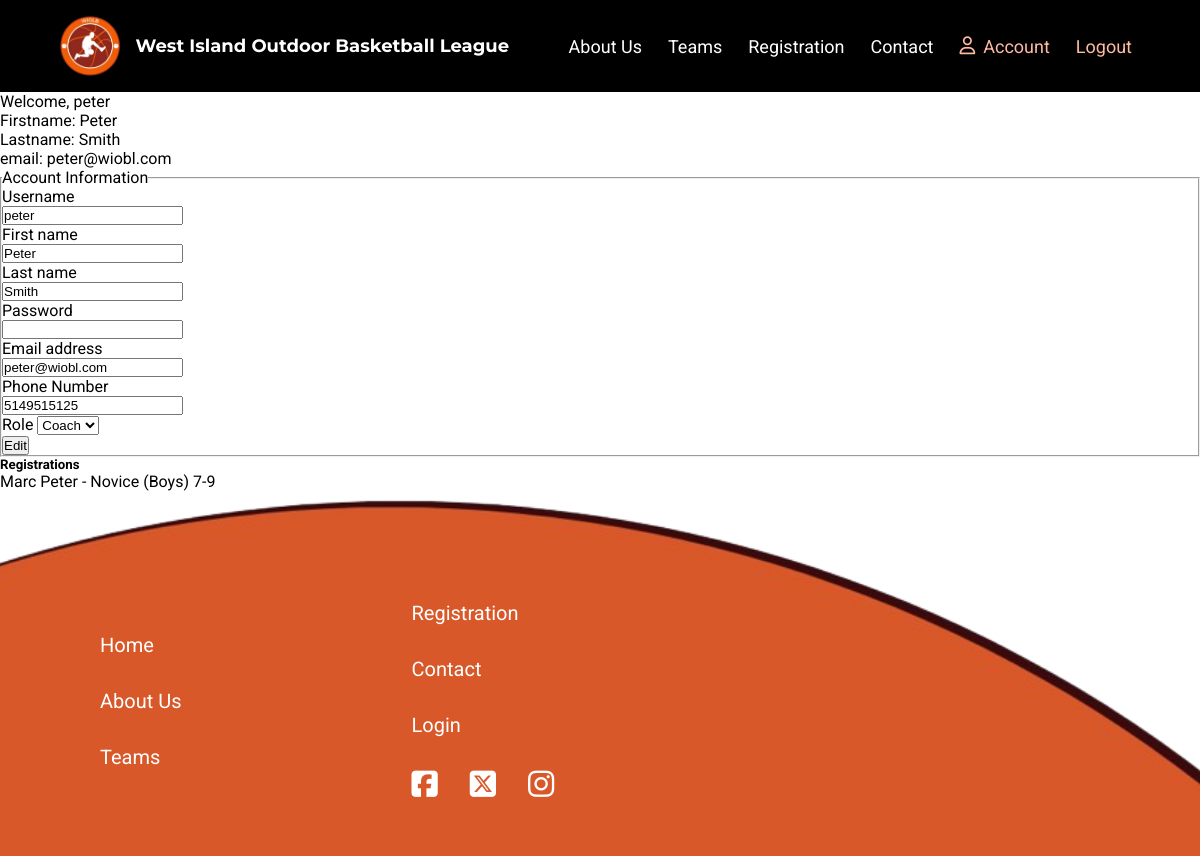
Page /wioblapp/account/4/ (signed in) on the committed database.
### wioblapp/models.py (models this page shows, shortened)
class UserAccount(AbstractUser):
    role = models.ForeignKey(Role, on_delete=models.RESTRICT, related_name="user_accounts", null=True, blank=True)
    bio = models.TextField("Bio", blank=True, null=True)

class Registration(models.Model):
    player = models.ForeignKey(Player, on_delete=models.CASCADE, related_name="registrations")
    reg_type = models.ForeignKey(RegistrationType, on_delete=models.CASCADE, related_name="registrations")
    address = models.CharField("Address", max_length=200)
    email = models.EmailField("Email Adress", max_length=254, blank=True, null=True)
    phone = models.CharField("Phone Number", max_length=15)
    uniform_size = models.CharField("Uniform Size", max_length=3)
    consent = models.BooleanField("Consent", default=False, null=False)
    volunteer = models.BooleanField("Volunteer", default=False)
    phone = models.CharField("Phone Number", max_length=15)
    date_time = models.DateTimeField("Date", auto_now_add=True)
    message = models.TextField("Special Requests", blank=True, null=True)
    def __str__(self):
        return f"{self.player} - {self.reg_type}"

class Player(models.Model):
    related_account = models.ForeignKey(UserAccount, on_delete=models.CASCADE, related_name="players")
    team_name = models.ForeignKey(Team, on_delete=models.RESTRICT, related_name="players", blank=True, null=True)
    name = models.CharField("Name", max_length=50)
    dob = models.DateField("Date Of Birth")
    gender = models.CharField("Gender", max_length=20, blank=True, null=True)
    def __str__(self):
        return self.name

class RegistrationType(models.Model):
    reg_type = models.CharField("Registration Type", max_length=50, primary_key=True)
    description = models.CharField("Description", max_length=300)
    cost = models.IntegerField("Cost")
    def __str__(self):
        return str(self.reg_type)

### wioblapp/views.py (the view, shortened to what this page needs)
# urls.py: path("account/<int:account_id>/", views.member_account, name="member_account"),
@login_required(login_url="login")
def member_account(request, account_id):
    member = get_object_or_404(UserAccount, pk=account_id)
    players = Player.objects.filter(related_account=account_id)
    registrations = Registration.objects.filter(player__in=players)
    password = member.password
    try:
        player = Player.objects.filter(related_account=account_id).first()
    except Player.DoesNotExist:
        pass
    try:
        registration = Registration.objects.get(player=player)
        phone = registration.phone
    except Registration.DoesNotExist:
        phone = ""
    if request.method == "GET":
        account_form = ModifyAccountForm(instance=member, initial={"phone": phone})
    context = {
        "account_form": account_form,
        "member": member,
        "players": players,
        "registrations": registrations,
    }
    return render(request, "member_account.html", context)

### wioblapp/forms.py
class ModifyAccountForm(forms.ModelForm):
    password = forms.CharField(label="Password", max_length=20, widget=forms.PasswordInput, required=False)
    phone = forms.CharField(label="Phone Number", required=False)
    class Meta:
        model = UserAccount
        fields = ["username", "first_name", "last_name", "password", "email", "phone", "role"]

### wioblapp/models.py (called while the page is built)
    def __str__(self):
        return self.name

### wioblapp/templates/member_account.html (shortened to what this page needs)
{% extends 'base.html' %}
{% load static %}
{% block content %}
    {% if request.user.is_authenticated %}
        <div>Welcome, {{ user.username }}</div>
        <div>Firstname: {{ user.first_name }}</div>
        <div>Lastname: {{ user.last_name }}</div>
        <div>email: {{ user.email }}</div>
        <form action="{% url 'member_account' request.user.id %}" method="POST">
            <fieldset>
                <legend>Account Information</legend>
                {% for field in account_form %}
                    <div>
                        {{ field.label }}
                        {{ field }}
                    </div>
                {% endfor %}
                <button name="account_edit">Edit</button>
            </fieldset>
        </form>
        <h5>Registrations</h5>
        {% if registrations %}
            <ul>
            {% for registration in registrations %}
                <li>{{ registration }}</li>
            {% endfor %}
            </ul>
        {% else %}
            <p>You don't have any registrations</p>
        {% endif %}
    {% endif %}
{% endblock %}

### wiobl/static/style.css (style rules this page uses)
* { margin: 0; padding: 0; box-sizing: border-box; }
body { font-family: Roboto; }
.login-form label, input { display: block; }

### rows in the picture
UserAccount: username "peter", first_name "Peter", last_name "Smith", email "peter@wiobl.com", account_form "peter" "Peter" "Smith" "peter@wiobl.com" "Coach"
Registration: account_form "5149515125", player+reg_type "Marc Peter - Novice (Boys) 7-9"

### other values in the picture
{{ field.label }} "Username" "First name" "Last name" "Password" "Email address" "Phone Number" "Role"
